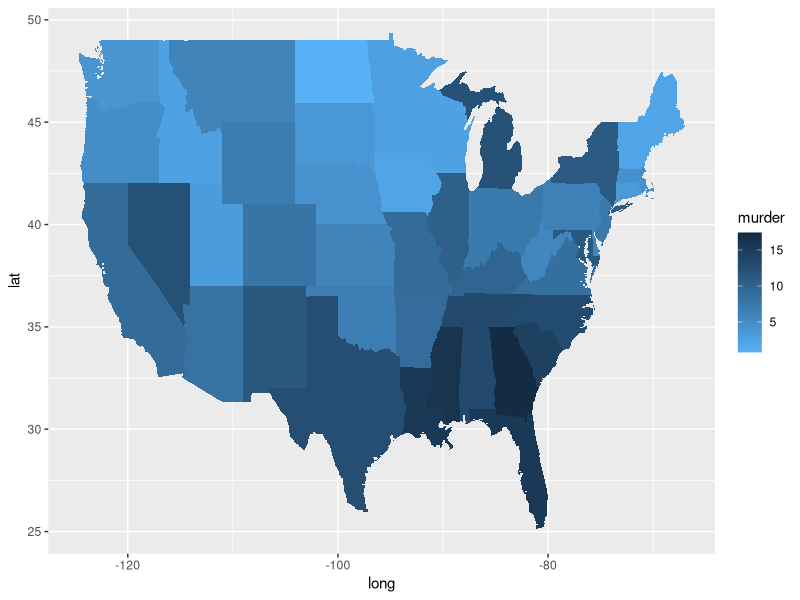

This chart was generated by the following R code:
## ---- chunk 1
library(MASS)
library(ggplot2)
## ---- chunk 2
# Edit me
## ---- chunk 3
# Edit me
## ---- chunk 4
# Edit me
## ---- chunk 5
# Edit me
## ---- chunk 6
# Edit me
## ---- chunk 7
library(maps)
# Create data frame for map data (US states)
states <- map_data("state")

# Here's what the states data frame looks like
str(states)

# Make a copy of the data frame to manipulate
arrests <- USArrests

# Convert everything to lower case
names(arrests) <- tolower(names(arrests))
arrests$region <- tolower(rownames(USArrests))

# Merge the map data with the arrests data based on region
choro <- merge(states, arrests, sort = FALSE, by = "region")
choro <- choro[order(choro$order), ]

# Plot a map, filling in the states based on murder rate
qplot(long, lat, data = choro, group = group, fill = murder,
  geom = "polygon") + scale_fill_gradient(low = "#56B1F7", high = "#132B43")
